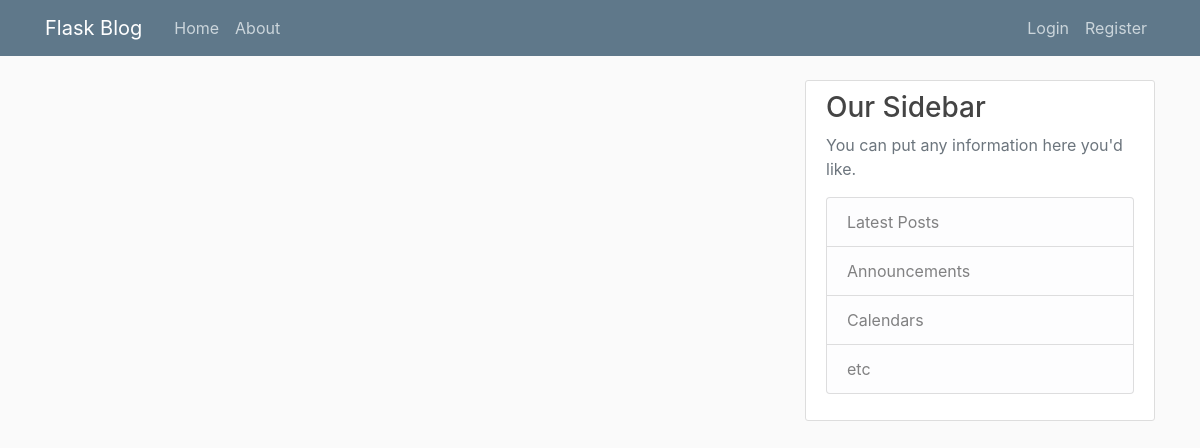
Page /home on the earlier database version.
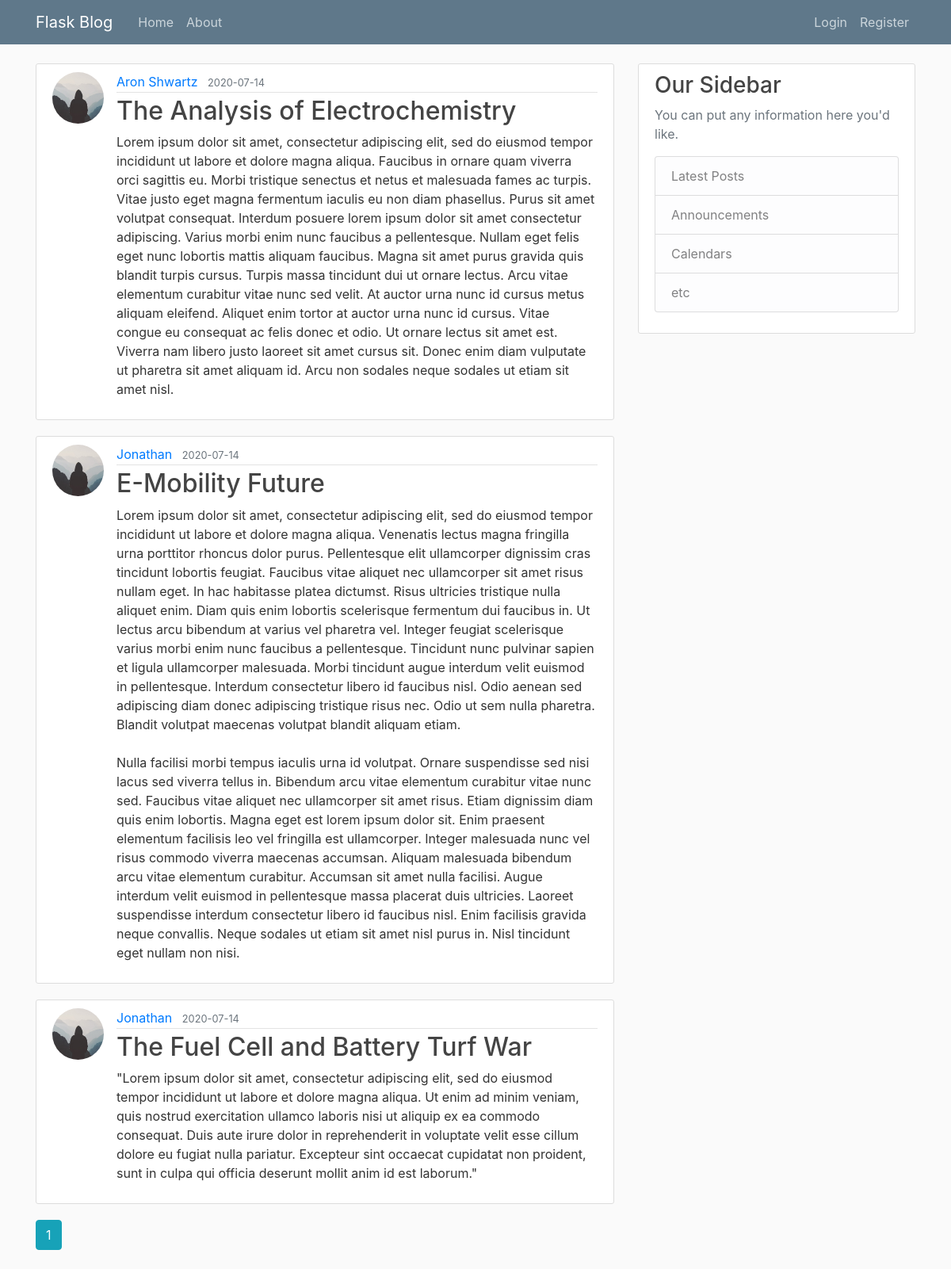
Same page on the later database version.
### flaskblog/models.py (models this page shows, shortened)
class Post(db.Model):
    id = db.Column(db.Integer, primary_key=True)
    title = db.Column(db.String(100), nullable=False)
    date_posted = db.Column(db.DateTime, nullable=False,
                            default=datetime.utcnow)
    content = db.Column(db.Text, nullable=False)
    user_id = db.Column(db.Integer, db.ForeignKey('user.id'), nullable=False)

class User(db.Model, UserMixin):
    id = db.Column(db.Integer, primary_key=True)
    username = db.Column(db.String(20), unique=True, nullable=False)
    email = db.Column(db.String(120), unique=True, nullable=False)
    image_file = db.Column(db.String(20), nullable=False,
                           default='default.jpg')
    password = db.Column(db.String(60), nullable=False)
    posts = db.relationship('Post', backref='author', lazy='dynamic')

### flaskblog/routes.py (the view)
@app.route('/')
@app.route('/home')
def home():
    page=request.args.get('page',1, type=int)
    posts=Post.query.order_by(Post.date_posted.desc()).paginate(page=page, per_page=8)
    return render_template('home.html', posts=posts, title='Home')

### flaskblog/templates/home.html
{% extends "layout.html" %}
{% block content %}
{% for post in posts.items %}
<article class="media content-section">
    <img class="rounded-circle article-img"
        src="{{ url_for('static', filename='profile_pics/' + post.author.image_file) }}">
    <div class="media-body">
        <div class="article-metadata">
            <a class="mr-2"
                href="{{ url_for('user_posts', username=post.author.username) }}">{{ post.author.username }}</a>
            <small class="text-muted">{{ post.date_posted.strftime('%Y-%m-%d') }}</small>
        </div>
        <h2><a class="article-title" href="{{ url_for('post', post_id=post.id) }}">{{ post.title }}</a></h2>
        <p class="article-content">{{ post.content }}</p>
    </div>
</article>
{% endfor %}
{% for page_num in posts.iter_pages(left_edge=1, right_edge=1, left_current=1, right_current=2) %}
{% if page_num %}
{% if posts.page == page_num %}
<a class="btn btn-info mb-4" href="{{ url_for('home', page=page_num) }}">{{ page_num }}</a>
{% else %}
<a class="btn btn-outline-info mb-4" href="{{ url_for('home', page=page_num) }}">{{ page_num }}</a>
{% endif %}
{% else %}
...
{% endif %}
{% endfor %}
{% endblock content %}

### flaskblog/templates/layout.html (shortened to what this page needs)
<!DOCTYPE html>
<html>
<head>
    <link rel="stylesheet" href="https://stackpath.bootstrapcdn.com/bootstrap/4.5.0/css/bootstrap.min.css"
>
    <link rel="stylesheet" type="text/css" href="{{url_for('static',filename='main.css')}}">
</head>
<body>
<header class="site-header">
    <nav class="navbar navbar-expand-md navbar-dark bg-steel fixed-top">
        <div class="container">
            <a class="navbar-brand mr-4" href="/">Flask Blog</a>
            <div class="collapse navbar-collapse" id="navbarToggle">
                <div class="navbar-nav mr-auto">
                    <a class="nav-item nav-link" href="{{url_for('home')}}">Home</a>
                    <a class="nav-item nav-link" href="{{url_for('about')}}">About</a>
                </div>
                <div class="navbar-nav">
                    {% if current_user.is_authenticated %}
                        <a class="nav-item nav-link" href="{{url_for('new_post')}}">New Post</a>
                        <a class="nav-item nav-link" href="{{url_for('account')}}">Account</a>
                        <a class="nav-item nav-link" href="{{url_for('logout')}}">Logout</a>
                    {% else %}
                        <a class="nav-item nav-link" href="{{url_for('login')}}">Login</a>
                        <a class="nav-item nav-link" href="{{url_for('register')}}">Register</a>
                    {% endif %}
                </div>
            </div>
        </div>
    </nav>
</header>
<main role="main" class="container">
    <div class="row">
        <div class="col-md-8">
            {% block content %}{% endblock %}
        </div>
        <div class="col-md-4">
            <div class="content-section">
                <h3>Our Sidebar</h3>
                <p class='text-muted'>You can put any information here you'd like.
                <ul class="list-group">
                    <li class="list-group-item list-group-item-light">Latest Posts</li>
                    <li class="list-group-item list-group-item-light">Announcements</li>
                    <li class="list-group-item list-group-item-light">Calendars</li>
                    <li class="list-group-item list-group-item-light">etc</li>
                </ul>
                </p>
            </div>
        </div>
    </div>
</main>
</body>
</html>

### flaskblog/static/main.css (style rules this page uses)
body { background: #fafafa; color: #333333; margin-top: 5rem; }
h1, h2, h3, h4, h5, h6 { color: #444444; }
.bg-steel { background-color: #5f788a; }
.site-header .navbar-nav .nav-link { color: #cbd5db; }
.content-section { background: #ffffff; padding: 10px 20px; border: 1px solid #dddddd; border-radius: 3px; margin-bottom: 20px; }
.article-title { color: #444444; }
.article-content { white-space: pre-line; }
.article-img { height: 65px; width: 65px; margin-right: 16px; }
.article-metadata { padding-bottom: 1px; margin-bottom: 4px; border-bottom: 1px solid #e3e3e3 }

Differences in the rows shown:
added Post: image_file (placeholder picture), author.username "Aron Shwartz", date_posted "2020-07-14", title "The Analysis of Electrochemistry", content "Lorem ipsum dolor sit amet, consectetur adipiscing elit, sed do eiusmod tempor incididunt ut labore et dolore magna aliqua. Faucibus in ornare quam viverra orci sagittis eu. Morbi tristique senectus et netus et malesuada fames ac turpis. Vitae justo eget magna fermentum iaculis eu non diam phasellus. Purus sit amet volutpat consequat. Interdum posuere lorem ipsum dolor sit amet consectetur adipiscing. Varius morbi enim nunc faucibus a pellentesque. Nullam eget felis eget nunc lobortis mattis aliquam faucibus. Magna sit amet purus gravida quis blandit turpis cursus. Turpis massa tincidunt dui ut ornare lectus. Arcu vitae elementum curabitur vitae nunc sed velit. At auctor urna nunc id cursus…"
added Post: image_file (placeholder picture), author.username "Jonathan", date_posted "2020-07-14", title "E-Mobility Future", content "Lorem ipsum dolor sit amet, consectetur adipiscing elit, sed do eiusmod tempor incididunt ut labore et dolore magna aliqua. Venenatis lectus magna fringilla urna porttitor rhoncus dolor purus. Pellentesque elit ullamcorper dignissim cras tincidunt lobortis feugiat. Faucibus vitae aliquet nec ullamcorper sit amet risus nullam eget. In hac habitasse platea dictumst. Risus ultricies tristique nulla aliquet enim. Diam quis enim lobortis scelerisque fermentum dui faucibus in. Ut lectus arcu bibendum at varius vel pharetra vel. Integer feugiat scelerisque varius morbi enim nunc faucibus a pellentesque. Tincidunt nunc pulvinar sapien et ligula ullamcorper malesuada. Morbi tincidunt augue interdum…"
added Post: image_file (placeholder picture), author.username "Jonathan", date_posted "2020-07-14", title "The Fuel Cell and Battery Turf War", content "\"Lorem ipsum dolor sit amet, consectetur adipiscing elit, sed do eiusmod tempor incididunt ut labore et dolore magna aliqua. Ut enim ad minim veniam, quis nostrud exercitation ullamco laboris nisi ut aliquip ex ea commodo consequat. Duis aute irure dolor in reprehenderit in voluptate velit esse cillum dolore eu fugiat nulla pariatur. Excepteur sint occaecat cupidatat non proident, sunt in culpa qui officia deserunt mollit anim id est laborum.\""
Other differences:
new list line: "1"
